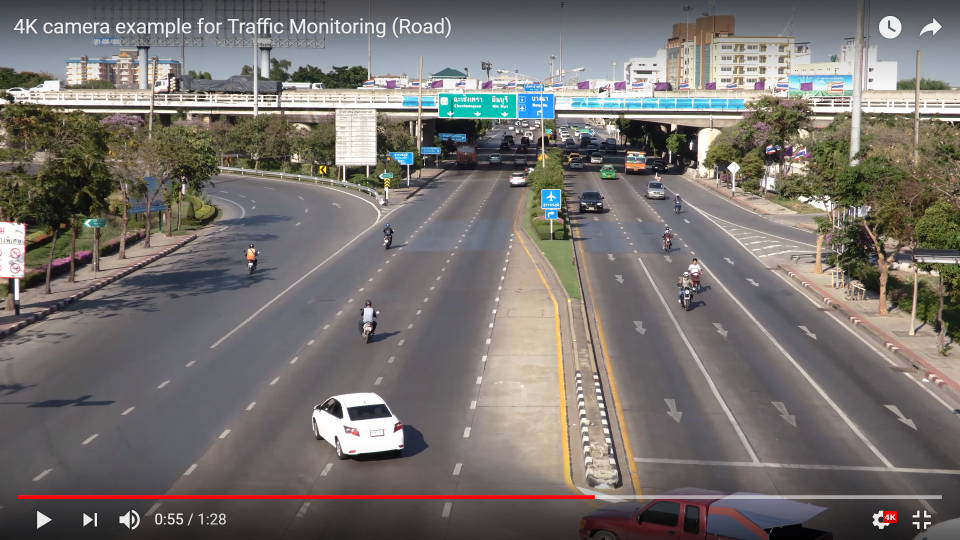
%> input picture Mid review/P1.1.4.png, 1920 x 1080 px (shown at 1/2 size)
$ octave IAProjectTry7.m   (GNU Octave 9; MATLAB toolbox functions it lacks are replaced by stand-ins)
%> lines starting %> are read from the running program, lines starting %| are printed output that depends on the picture; in (x1, y1, x2, y2) boxes, pixels count from 0 and x2, y2 are one past the last pixel; in counts of white or black regions, pixels touching at a corner belong together; the program's own positions count from 1
clc
close all
clear all


P0 = rgb2gray(imread('C:\Users\thakr\Pictures\Screenshots\P1.1.4.png'));
%> P0: size 1080x1920 uint8; min 0, max 255, mean 115.1
P1 = imread('C:\Users\thakr\Pictures\Screenshots\P1.1.png');
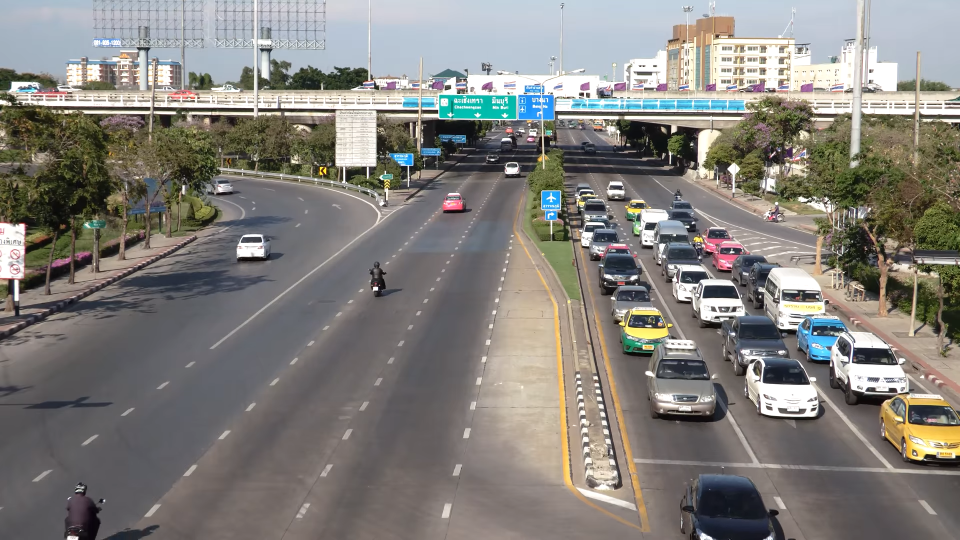
%> input picture Mid review/P1.1.png, 1920 x 1080 px (shown at 1/2 size)
%> P1 is the input picture: size 1080x1920x3 uint8; mean R, G, B 130.5, 127.9, 123.2

figure, imshow(P1), title('ORIGINAL IMAGE')

P2 = rgb2gray(P1);
figure;
imshow(P2), title('GRAYSCALE IMAGE')

P3 = im2bw(P2, 137 / 255 );
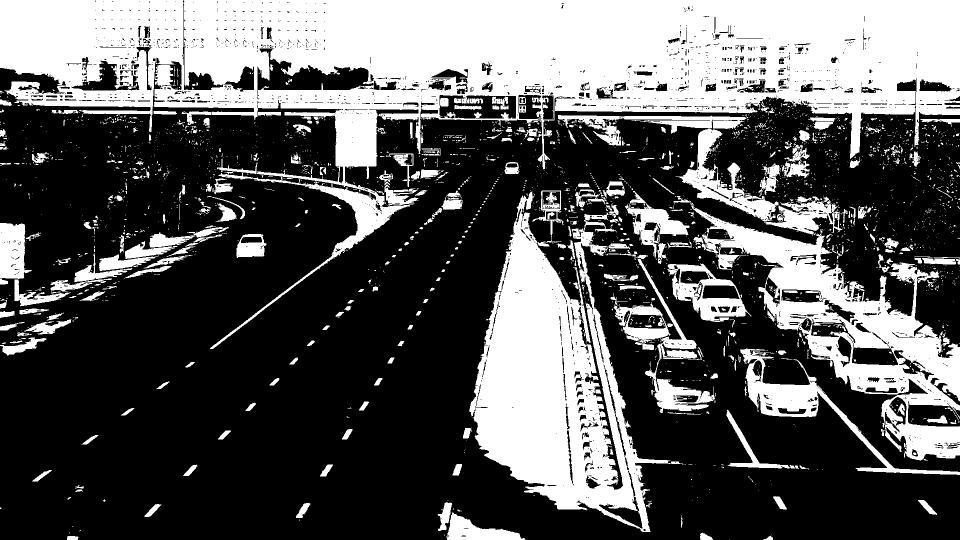
%> P3: size 1080x1920 logical (shown at 1/2 size); 35.5% white; 2844 white regions (2432 under 20 px), largest, box (x1, y1, x2, y2) and area: (0, 0, 1920, 698) 404024, (938, 383, 1367, 1064) 119835, (1347, 392, 1920, 921) 71918
P03 = im2bw(P0, 137 / 255 );
%> P03: size 1080x1920 logical; 25.8% white; 2663 white regions (2216 under 20 px), largest, box (x1, y1, x2, y2) and area: (420, 54, 1920, 696) 186365, (926, 380, 1884, 1006) 104969, (1360, 388, 1920, 824) 48083
P3 = P3 - P03;
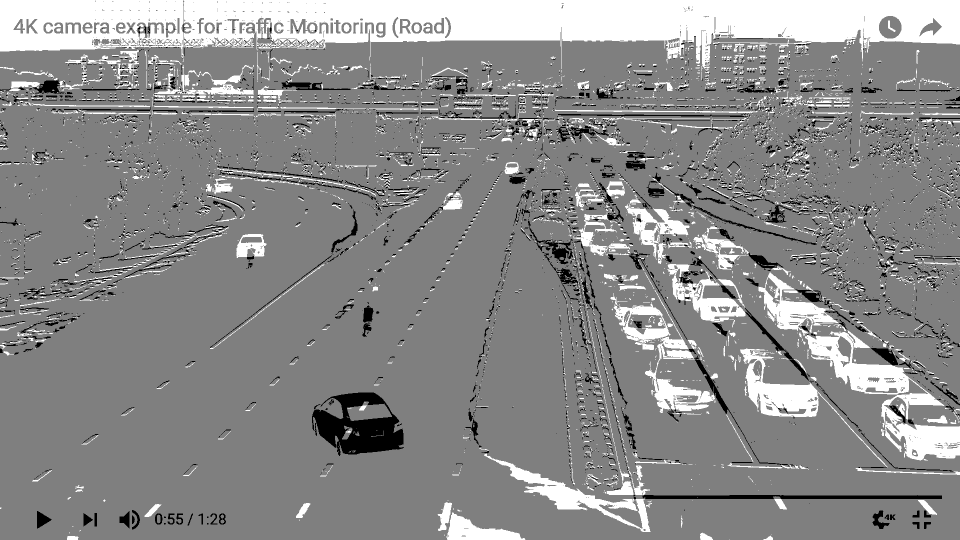
%> P3: size 1080x1920 double (shown at 1/2 size); min -1, max 1, mean 0.0973; drawn with min black and max white


figure, imshow(P3), title('BINARY IMAGE')
%> after `imshow(P3)`:
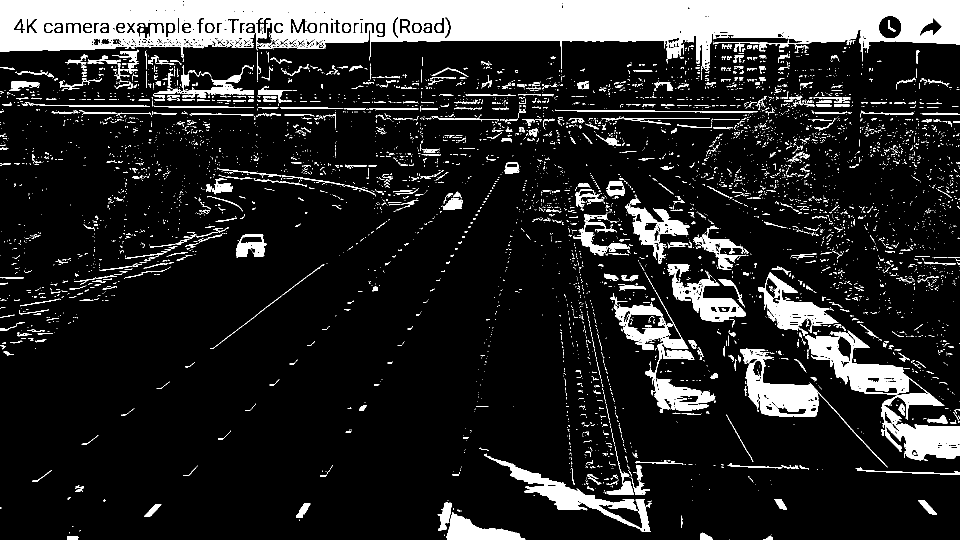
%> displayed picture: size 1080x1920, on the screen's scale of 0 to 255 (shown at 1/2 size); 14.4% white; 5768 white regions (5058 under 20 px), largest, box (x1, y1, x2, y2) and area: (367, 0, 1920, 142) 120105, (0, 0, 367, 116) 30513, (1610, 661, 1920, 921) 20586
[~, threshold] = edge(P3, 'sobel');
%> threshold = 0.382
%fudgeFactor = .5;
%P1 = imclearborder(P1);


P4 = edge(P3,'sobel', threshold);
%> P4: size 1080x1920 logical; 9% white in thin lines or dots
figure, imshow(P4), title('SOBEL IMAGE')


P5 = imclearborder(P4);
%> P5: size 1080x1920 logical; 8.6% white in thin lines or dots
figure, imshow(P5), title('BORDER CLEAR IMAGE')
[M, N] = size(P5);
%> M = 1080; N = 1920

P6 = P5(320:M, 1125:N);
%> P6: size 761x796 logical; 10.8% white in thin lines or dots
figure, imshow(P6), title('PROCESSED IMAGE')
se90 = strel('line', 3, 90);
se0 = strel('line', 3, 0);

P7 = imdilate(P6, [se90 se0]);
%> P7: size 761x796 logical; 28.7% white; 332 white regions (27 under 20 px), largest, box (x1, y1, x2, y2) and area: (0, 24, 783, 747) 80591, (261, 121, 794, 598) 26211, (168, 0, 637, 286) 24992
figure, imshow(P7), title('DILATED GRADIENT MASK');


P8 = imfill(P7, 'holes');
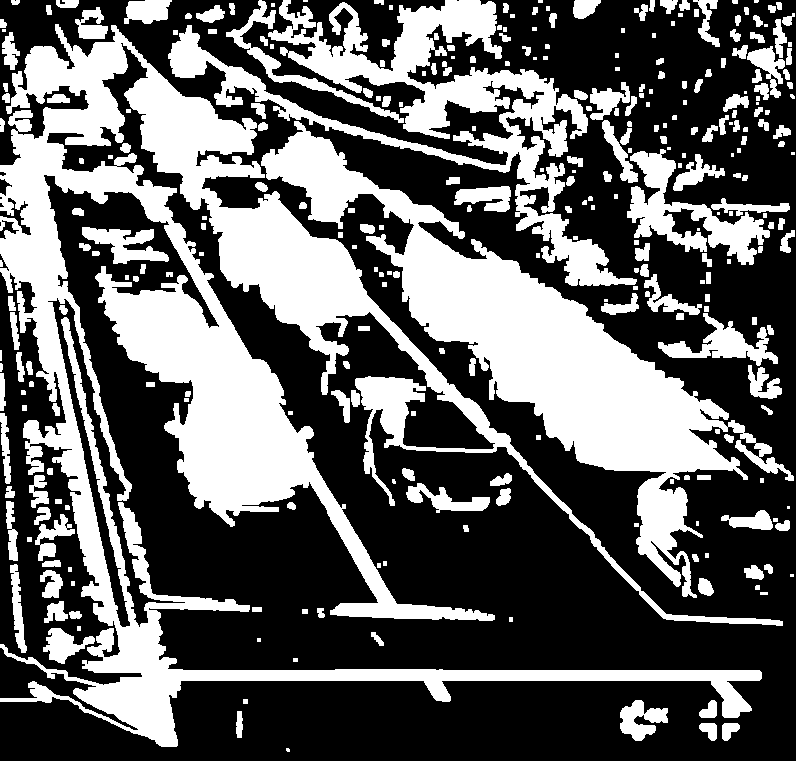
%> P8: size 761x796 logical; 38.3% white; 303 white regions (27 under 20 px), largest, box (x1, y1, x2, y2) and area: (0, 24, 783, 747) 113593, (261, 121, 794, 598) 48565, (168, 0, 637, 286) 27314
figure, imshow(P8), title('FILLED IMAGE')

P9 = imread('C:\Users\thakr\Pictures\Screenshots\P1.1.4.png');
%> P9 is the input picture: size 1080x1920x3 uint8; mean R, G, B 118.6, 114.2, 110.6
figure, imshow(P9), title('ORIGINAL IMAGE')


P10 = rgb2gray(P9);
P11 = im2bw(P10, 137 / 255 );
[~, threshold] = edge(P11, 'sobel');
%> threshold = 0.279
%fudgeFactor = .5;
%P1 = imclearborder(P1);


P12 = edge(P11,'sobel', threshold);
%> P12: size 1080x1920 logical; 6% white in thin lines or dots
P13 = imclearborder(P12);
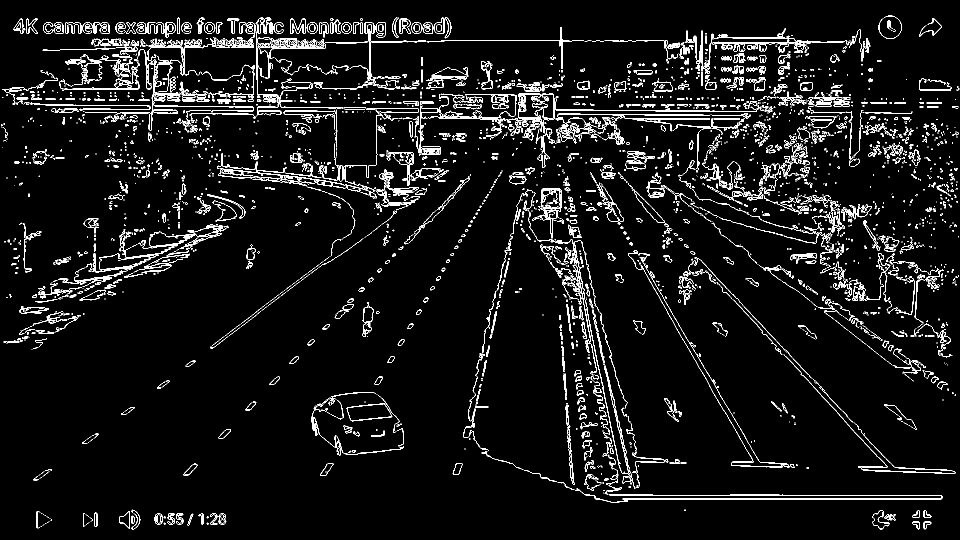
%> P13: size 1080x1920 logical (shown at 1/2 size); 5.8% white in thin lines or dots
[M, N] = size(P13);


P14 = P13(320:M, 1125:N);
%> P14: size 761x796 logical; 5.8% white in thin lines or dots
figure, imshow(P14), title('PROCESSED IMAGE')

se90 = strel('line', 3, 90);
se0 = strel('line', 3, 0);


P15 = imdilate(P14, [se90 se0]);
%> P15: size 761x796 logical; 16.1% white; 290 white regions (12 under 20 px), largest, box (x1, y1, x2, y2) and area: (168, 0, 782, 445) 31627, (0, 158, 762, 688) 20725, (231, 194, 789, 630) 7998
figure, imshow(P15), title('DILATED GRADIENT MASK');
P16 = imfill(P15, 'holes');
%> P16: size 761x796 logical; 20.6% white; 284 white regions (11 under 20 px), largest, box (x1, y1, x2, y2) and area: (168, 0, 782, 445) 39354, (0, 158, 762, 688) 30591, (231, 194, 789, 630) 11394

figure, imshow(P16), title('FILLED IMAGE')
figure, imshow(P8-P16);
%> after `imshow(P8-P16)`:
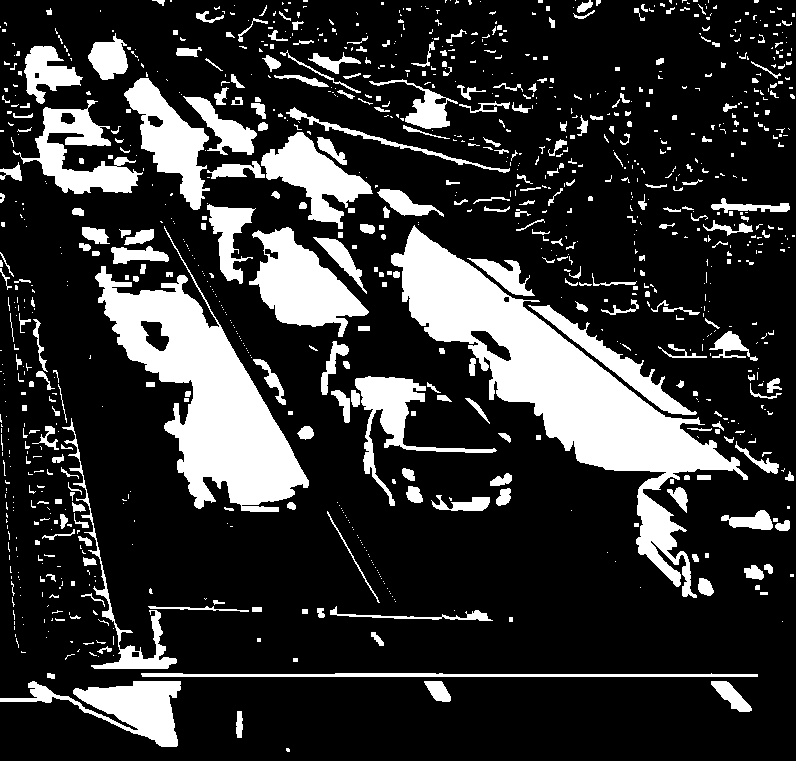
%> displayed picture: size 761x796, on the screen's scale of 0 to 255; 20.5% white; 1023 white regions (702 under 20 px), largest, box (x1, y1, x2, y2) and area: (391, 225, 748, 598) 29335, (95, 226, 309, 512) 21302, (249, 227, 369, 337) 6466


I_double = im2double(P16);
%B_Area = find(I_double==0);
%W_Area = find(I_double==1);

binaryImage = (I_double > 0);
B_Area = sum(~binaryImage(:));
%> B_Area = 480981
%Calculating the total number of Black Pixels in the image
W_Area = sum(binaryImage(:));
%> W_Area = 124775
%Calculating the total number of Black Pixels in the image


Density = W_Area / B_Area
%> Density = 0.259
%This would roughly give us the proportion of the area, the cars are
%occupying in the image, as after the above operations, they are of pixel
%value 1

% When considering 4 Traffic Lights, we assign traffic density there, to be A,B,C,D respectively.
% Assuming total time allotted to the 4 Signals combined is T seconds.
%Traffic density is calculated by taking into account the area in pixels that the cars waiting in front of that particular signal occupy.
% Time allotted to Signal A would be (A*T)/(A+B+C+D) seconds.
% Time allotted to Signal B would be (B*T)/(A+B+C+D) seconds.
% Time allotted to Signal C would be (C*T)/(A+B+C+D) seconds.
% Time allotted to Signal D would be (D*T)/(A+B+C+D) seconds.
